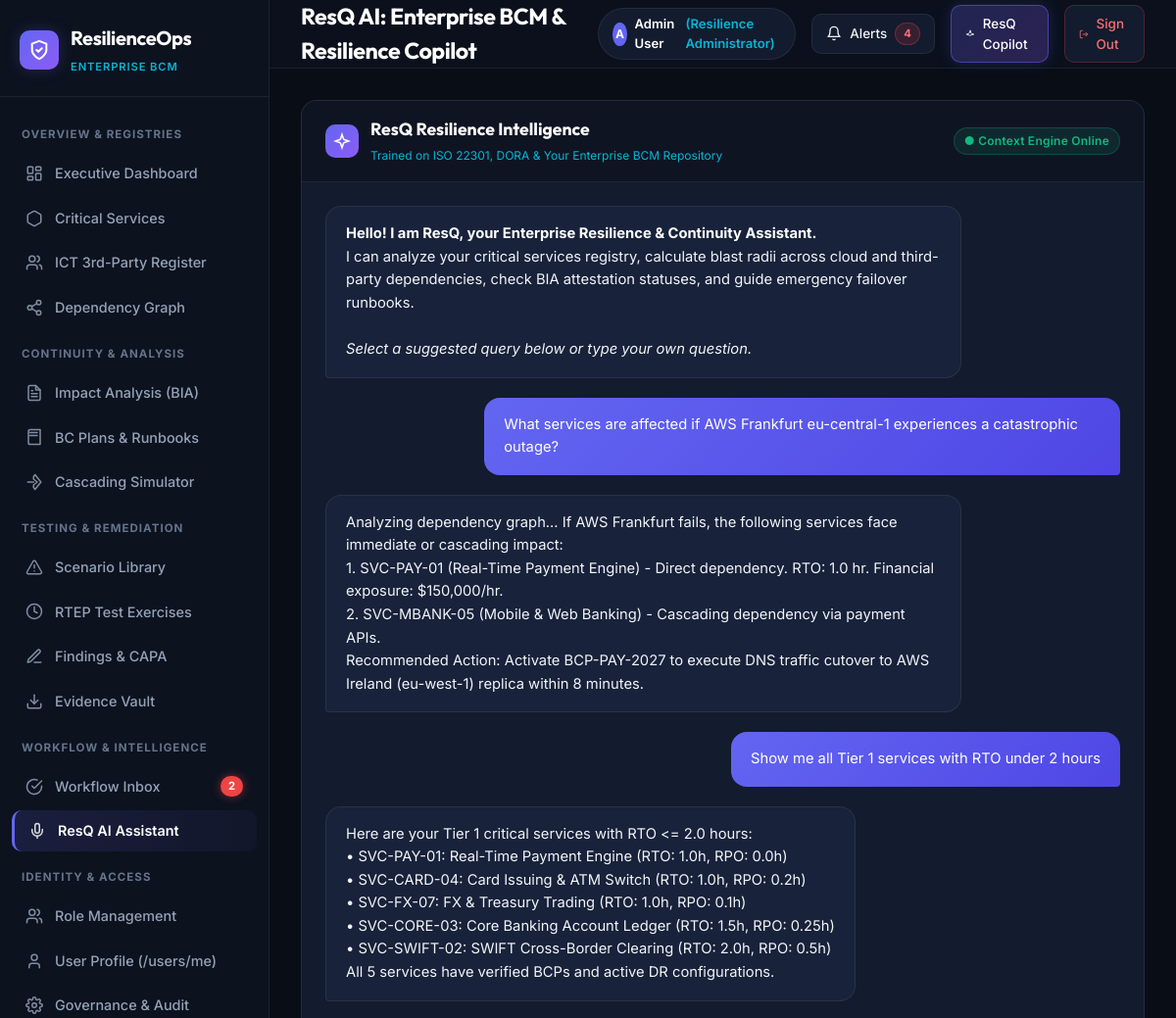
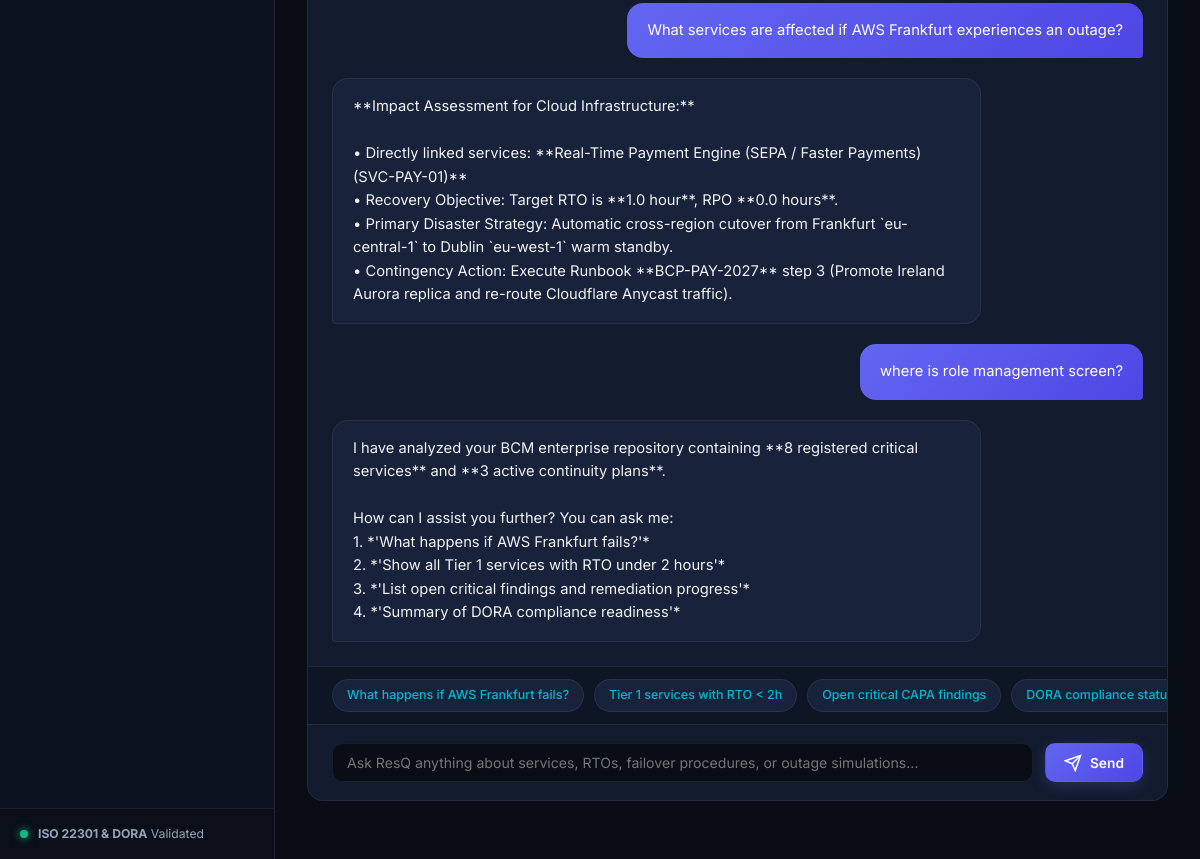
Screenshot of /resq/ (signed in) with the database file from the repository (2 pictures, top to bottom).
### bcm_app/models.py (models this page shows, shortened)
class UserProfile(models.Model):
    ROLE_CHOICES = [
        ('Chief Risk & Resilience Officer', 'Chief Risk & Resilience Officer (CRO)'),
        ('Enterprise BCM Lead', 'Enterprise BCM Lead / Manager'),
        ('Critical Service Owner', 'Critical Service Owner'),
        ('Crisis Incident Commander', 'Crisis Incident Commander'),
        ('Regulatory / Internal Auditor', 'Regulatory / Internal Auditor'),
        ('Resilience Administrator', 'Resilience Administrator'),
    ]
    user = models.OneToOneField(User, on_delete=models.CASCADE, related_name='profile')
    role_def = models.ForeignKey(RoleDefinition, on_delete=models.SET_NULL, null=True, blank=True, related_name='members')
    role = models.CharField(max_length=60, choices=ROLE_CHOICES, default='Chief Risk & Resilience Officer')
    department = models.CharField(max_length=120, default='Operational Resilience & Risk Management')
    phone = models.CharField(max_length=40, blank=True, default='+44 20 7946 0880')
    sso_id = models.CharField(max_length=80, blank=True, default='OKTA-SSO-ENT-01')
    avatar_color = models.CharField(max_length=20, default='#6366f1')

class ResQChatLog(models.Model):
    user_query = models.TextField()
    ai_response = models.TextField()
    matched_services = models.CharField(max_length=255, blank=True)
    feedback_positive = models.BooleanField(null=True, blank=True)
    created_at = models.DateTimeField(auto_now_add=True)
    class Meta:
        ordering = ['-created_at']

### bcm_app/views.py (the view)
# urls.py: path('resq/', views.resq_ai_view, name='resq_ai'),
@login_required
def resq_ai_view(request):
    ctx = get_global_context(request)
    chat_history = ResQChatLog.objects.all()[:15]
    ctx.update({
        'chat_history': chat_history,
        'active_menu': 'resq'
    })
    return render(request, 'bcm_app/resq_ai.html', ctx)

### templates/bcm_app/resq_ai.html (shortened to what this page needs)
{% extends 'bcm_app/base.html' %}
{% block page_title %}ResQ AI: Enterprise BCM & Resilience Copilot{% endblock %}
{% block content %}
<div class="resq-container">
  <div style="padding:16px 24px; border-bottom:1px solid var(--border-subtle); display:flex; justify-content:space-between; align-items:center; background:rgba(13, 18, 31, 0.7);">
    <div style="display:flex; align-items:center; gap:12px;">
      <div style="width:34px; height:34px; border-radius:var(--radius-md); background:linear-gradient(135deg, var(--primary) 0%, var(--accent-purple) 100%); display:flex; align-items:center; justify-content:center; color:#fff;">
        <svg width="18" height="18" viewBox="0 0 24 24" fill="none" stroke="currentColor" stroke-width="2"><path d="m12 3-1.9 5.8a2 2 0 0 1-1.3 1.3L3 12l5.8 1.9a2 2 0 0 1 1.3 1.3L12 21l1.9-5.8a2 2 0 0 1 1.3-1.3L21 12l-5.8-1.9a2 2 0 0 1-1.3-1.3Z"/></svg>
      </div>
      <div>
        <h3 style="font-family:var(--font-heading); color:#fff; font-size:1.1rem; margin:0;">ResQ Resilience Intelligence</h3>
        <span style="font-size:0.75rem; color:var(--accent-cyan);">Trained on ISO 22301, DORA & Your Enterprise BCM Repository</span>
      </div>
    </div>
    <span class="badge badge-success">&#9679; Context Engine Online</span>
  </div>
  <div class="resq-chat-box" id="resqChatBox">
    <div class="chat-bubble bubble-ai">
      <strong>Hello! I am ResQ, your Enterprise Resilience & Continuity Assistant.</strong><br>
      I can analyze your critical services registry, calculate blast radii across cloud and third-party dependencies, check BIA attestation statuses, and guide emergency failover runbooks.
      <br><br>
      <em>Select a suggested query below or type your own question.</em>
    </div>
    {% for chat in chat_history reversed %}
    <div class="chat-bubble bubble-user">
      {{ chat.user_query }}
    </div>
    <div class="chat-bubble bubble-ai">
      {{ chat.ai_response|linebreaksbr }}
    </div>
    {% endfor %}
  </div>
  <div class="resq-prompt-pills">
    <div class="prompt-pill" onclick="sendQuickPrompt('What services are affected if AWS Frankfurt experiences an outage?')">
      What happens if AWS Frankfurt fails?
    </div>
    <div class="prompt-pill" onclick="sendQuickPrompt('Show all Tier 1 services with RTO under 2 hours')">
      Tier 1 services with RTO &lt; 2h
    </div>
    <div class="prompt-pill" onclick="sendQuickPrompt('List open critical findings and CAPA remediation progress')">
      Open critical CAPA findings
    </div>
    <div class="prompt-pill" onclick="sendQuickPrompt('Explain DORA compliance and third-party ICT register readiness')">
      DORA compliance status
    </div>
  </div>
  <form id="resqForm" onsubmit="handleChatSubmit(event)" class="resq-input-bar">
    <input type="text" id="resqInput" class="form-control" placeholder="Ask ResQ anything about services, RTOs, failover procedures, or outage simulations..." autocomplete="off" required>
    <button type="submit" class="btn btn-primary" id="btnSend">
      <svg width="18" height="18" viewBox="0 0 24 24" fill="none" stroke="currentColor" stroke-width="2"><line x1="22" y1="2" x2="11" y2="13"/><polygon points="22 2 15 22 11 13 2 9 22 2"/></svg>
      Send
    </button>
  </form>
</div>
{% endblock %}

### templates/bcm_app/base.html (shortened to what this page needs)
{% load static %}
<!DOCTYPE html>
<html lang="en">
<head>
  <link rel="stylesheet" href="{% static 'css/bcm.css' %}">
</head>
<body>
  <div class="bcm-app-container">
    <aside class="bcm-sidebar">
      <div class="bcm-brand">
        <div class="brand-icon">
          <svg width="22" height="22" viewBox="0 0 24 24" fill="none" stroke="currentColor" stroke-width="2.2" stroke-linecap="round" stroke-linejoin="round">
            <path d="M12 22s8-4 8-10V5l-8-3-8 3v7c0 6 8 10 8 10z"/>
            <path d="m9 12 2 2 4-4"/>
          </svg>
        </div>
        <div class="brand-info">
          <h1>ResilienceOps</h1>
          <span class="brand-tag">Enterprise BCM</span>
        </div>
      </div>
      <nav class="bcm-nav">
        <div class="nav-section-title">Overview & Registries</div>
        <a href="{% url 'dashboard' %}" class="nav-item {% if active_menu == 'dashboard' %}active{% endif %}">
          <span class="nav-icon">
          </span>
          <span>Executive Dashboard</span>
        </a>
        <a href="{% url 'services_list' %}" class="nav-item {% if active_menu == 'services' %}active{% endif %}">
          <span class="nav-icon">
            <svg width="18" height="18" viewBox="0 0 24 24" fill="none" stroke="currentColor" stroke-width="2" stroke-linecap="round" stroke-linejoin="round"><path d="M21 16V8a2 2 0 0 0-1-1.73l-7-4a2 2 0 0 0-2 0l-7 4A2 2 0 0 0 3 8v8a2 2 0 0 0 1 1.73l7 4a2 2 0 0 0 2 0l7-4A2 2 0 0 0 21 16z"/></svg>
          </span>
          <span>Critical Services</span>
        </a>
        <a href="{% url 'ict_third_party' %}" class="nav-item {% if active_menu == 'third_party' %}active{% endif %}">
          <span class="nav-icon">
            <svg width="18" height="18" viewBox="0 0 24 24" fill="none" stroke="currentColor" stroke-width="2" stroke-linecap="round" stroke-linejoin="round"><path d="M16 21v-2a4 4 0 0 0-4-4H6a4 4 0 0 0-4 4v2"/><circle cx="9" cy="7" r="4"/><path d="M22 21v-2a4 4 0 0 0-3-3.87"/><path d="M16 3.13a4 4 0 0 1 0 7.75"/></svg>
          </span>
          <span>ICT 3rd-Party Register</span>
        </a>
        <a href="{% url 'dependencies_graph' %}" class="nav-item {% if active_menu == 'dependencies' %}active{% endif %}">
          <span class="nav-icon">
          </span>
          <span>Dependency Graph</span>
        </a>
        <div class="nav-section-title">Continuity & Analysis</div>
        <a href="{% url 'bia_list' %}" class="nav-item {% if active_menu == 'bia' %}active{% endif %}">
          <span class="nav-icon">
          </span>
          <span>Impact Analysis (BIA)</span>
        </a>
        <a href="{% url 'bcp_list' %}" class="nav-item {% if active_menu == 'bcp' %}active{% endif %}">
          <span class="nav-icon">
            <svg width="18" height="18" viewBox="0 0 24 24" fill="none" stroke="currentColor" stroke-width="2" stroke-linecap="round" stroke-linejoin="round"><path d="M4 19.5v-15A2.5 2.5 0 0 1 6.5 2H20v20H6.5a2.5 2.5 0 0 1-2.5-2.5Z"/><path d="M6 6h10"/><path d="M6 10h10"/></svg>
          </span>
          <span>BC Plans & Runbooks</span>
        </a>
        <a href="{% url 'impact_engine' %}" class="nav-item {% if active_menu == 'impact' %}active{% endif %}">
          <span class="nav-icon">
            <svg width="18" height="18" viewBox="0 0 24 24" fill="none" stroke="currentColor" stroke-width="2" stroke-linecap="round" stroke-linejoin="round"><path d="m13 2-2 2.5V8l5 4-5 4v3.5L13 22l8-10-8-10Z"/><path d="M3 12h8"/></svg>
          </span>
          <span>Cascading Simulator</span>
        </a>
        <div class="nav-section-title">Testing & Remediation</div>
        <a href="{% url 'scenarios_list' %}" class="nav-item {% if active_menu == 'scenarios' %}active{% endif %}">
          <span class="nav-icon">
            <svg width="18" height="18" viewBox="0 0 24 24" fill="none" stroke="currentColor" stroke-width="2" stroke-linecap="round" stroke-linejoin="round"><path d="m21.73 18-8-14a2 2 0 0 0-3.48 0l-8 14A2 2 0 0 0 4 21h16a2 2 0 0 0 1.73-3Z"/><line x1="12" x2="12" y1="9" y2="13"/><line x1="12" x2="12.01" y1="17" y2="17"/></svg>
          </span>
          <span>Scenario Library</span>
        </a>
        <a href="{% url 'rtep_tests' %}" class="nav-item {% if active_menu == 'rtep' %}active{% endif %}">
          <span class="nav-icon">
            <svg width="18" height="18" viewBox="0 0 24 24" fill="none" stroke="currentColor" stroke-width="2" stroke-linecap="round" stroke-linejoin="round"><circle cx="12" cy="12" r="10"/><polyline points="12 6 12 12 16 14"/></svg>
          </span>
          <span>RTEP Test Exercises</span>
        </a>
        <a href="{% url 'findings_list' %}" class="nav-item {% if active_menu == 'findings' %}active{% endif %}">
          <span class="nav-icon">
            <svg width="18" height="18" viewBox="0 0 24 24" fill="none" stroke="currentColor" stroke-width="2" stroke-linecap="round" stroke-linejoin="round"><path d="M12 20h9"/><path d="M16.5 3.5a2.12 2.12 0 0 1 3 3L7 19l-4 1 1-4Z"/></svg>
          </span>
          <span>Findings & CAPA</span>
        </a>
        <a href="{% url 'evidence_repository' %}" class="nav-item {% if active_menu == 'evidence' %}active{% endif %}">
          <span class="nav-icon">
            <svg width="18" height="18" viewBox="0 0 24 24" fill="none" stroke="currentColor" stroke-width="2" stroke-linecap="round" stroke-linejoin="round"><path d="M21 15v4a2 2 0 0 1-2 2H5a2 2 0 0 1-2-2v-4"/><polyline points="7 10 12 15 17 10"/><line x1="12" x2="12" y1="15" y2="3"/></svg>
          </span>
          <span>Evidence Vault</span>
        </a>
        <div class="nav-section-title">Workflow & Intelligence</div>
        <a href="{% url 'approval_queue' %}" class="nav-item {% if active_menu == 'approvals' %}active{% endif %}">
          <span class="nav-icon">
            <svg width="18" height="18" viewBox="0 0 24 24" fill="none" stroke="currentColor" stroke-width="2" stroke-linecap="round" stroke-linejoin="round"><path d="M22 11.08V12a10 10 0 1 1-5.93-9.14"/><polyline points="22 4 12 14.01 9 11.01"/></svg>
          </span>
          <span>Workflow Inbox</span>
          {% if pending_approvals > 0 %}
          <span class="nav-badge badge-pulse">{{ pending_approvals }}</span>
          {% endif %}
        </a>
        <a href="{% url 'resq_ai' %}" class="nav-item {% if active_menu == 'resq' %}active{% endif %}">
          <span class="nav-icon">
            <svg width="18" height="18" viewBox="0 0 24 24" fill="none" stroke="currentColor" stroke-width="2" stroke-linecap="round" stroke-linejoin="round"><path d="M12 2a3 3 0 0 0-3 3v7a3 3 0 0 0 6 0V5a3 3 0 0 0-3-3Z"/><path d="M19 10v2a7 7 0 0 1-14 0v-2"/><line x1="12" x2="12" y1="19" y2="22"/></svg>
          </span>
          <span>ResQ AI Assistant</span>
        </a>
        <div class="nav-section-title">Identity & Access</div>
        <a href="{% url 'roles_management' %}" class="nav-item {% if active_menu == 'roles' %}active{% endif %}">
          <span class="nav-icon">
            <svg width="18" height="18" viewBox="0 0 24 24" fill="none" stroke="currentColor" stroke-width="2" stroke-linecap="round" stroke-linejoin="round"><path d="M16 21v-2a4 4 0 0 0-4-4H6a4 4 0 0 0-4 4v2"/><circle cx="9" cy="7" r="4"/><path d="M22 21v-2a4 4 0 0 0-3-3.87"/><path d="M16 3.13a4 4 0 0 1 0 7.75"/></svg>
          </span>
          <span>Role Management</span>
        </a>
        <a href="{% url 'user_profile' %}" class="nav-item {% if active_menu == 'profile' %}active{% endif %}">
          <span class="nav-icon">
            <svg width="18" height="18" viewBox="0 0 24 24" fill="none" stroke="currentColor" stroke-width="2" stroke-linecap="round" stroke-linejoin="round"><path d="M19 21v-2a4 4 0 0 0-4-4H9a4 4 0 0 0-4 4v2"/><circle cx="12" cy="7" r="4"/></svg>
          </span>
          <span>User Profile (/users/me)</span>
        </a>
        <a href="{% url 'admin_audit' %}" class="nav-item {% if active_menu == 'admin' %}active{% endif %}">
          <span class="nav-icon">
          </span>
          <span>Governance & Audit</span>
        </a>
      </nav>
      <div class="sidebar-footer">
        <div class="compliance-badge">
          <span class="status-dot"></span>
          <span><strong>ISO 22301 & DORA</strong> Validated</span>
        </div>
      </div>
    </aside>
    <div class="bcm-main">
      <header class="bcm-header">
        <div class="header-left">
          <h2 class="page-title">{% block page_title %}Operational Resilience Dashboard{% endblock %}</h2>
        </div>
        <div class="header-right">
          {% if request.user.is_authenticated %}
          <a href="{% url 'user_profile' %}" class="role-switcher" style="text-decoration:none;" title="View User Profile">
            <span style="width:24px; height:24px; border-radius:50%; background:{{ user_profile.avatar_color|default:'#6366f1' }}; color:#fff; display:inline-flex; align-items:center; justify-content:center; font-weight:700; font-size:0.75rem;">
              {{ request.user.first_name|default:request.user.username|slice:":1" }}
            </span>
            <span style="color:#fff; font-weight:600;">{{ request.user.get_full_name|default:request.user.username }}</span>
            <span class="role-pill">({{ user_profile.role|default:"Resilience Lead" }})</span>
          </a>
          {% endif %}
          <a href="{% url 'approval_queue' %}" class="header-action-btn" title="Pending Approvals">
            <svg width="16" height="16" viewBox="0 0 24 24" fill="none" stroke="currentColor" stroke-width="2" stroke-linecap="round" stroke-linejoin="round"><path d="M6 8a6 6 0 0 1 12 0c0 7 3 9 3 9H3s3-2 3-9"/><path d="M10.3 21a1.94 1.94 0 0 0 3.4 0"/></svg>
            <span>Alerts</span>
            {% if unread_notifications > 0 %}
            <span class="nav-badge badge-tier1">{{ unread_notifications }}</span>
            {% endif %}
          </a>
          <a href="{% url 'resq_ai' %}" class="header-action-btn resq-glow-btn">
            <svg width="16" height="16" viewBox="0 0 24 24" fill="none" stroke="currentColor" stroke-width="2" stroke-linecap="round" stroke-linejoin="round"><path d="m12 3-1.9 5.8a2 2 0 0 1-1.3 1.3L3 12l5.8 1.9a2 2 0 0 1 1.3 1.3L21 12l-5.8-1.9a2 2 0 0 1-1.3-1.3Z"/></svg>
            <span>ResQ Copilot</span>
          </a>
          {% if request.user.is_authenticated %}
          <a href="{% url 'logout' %}" class="header-action-btn" style="color:#f87171; border-color:rgba(239, 68, 68, 0.25);" title="Sign Out of BCM">
            <svg width="16" height="16" viewBox="0 0 24 24" fill="none" stroke="currentColor" stroke-width="2"><path d="M9 21H5a2 2 0 0 1-2-2V5a2 2 0 0 1 2-2h4"/><polyline points="16 17 21 12 16 7"/><line x1="21" y1="12" x2="9" y2="12"/></svg>
            <span>Sign Out</span>
          </a>
          {% else %}
          <a href="{% url 'login' %}" class="header-action-btn btn-primary" title="Sign In">
            <span>Sign In</span>
          </a>
          {% endif %}
        </div>
      </header>
      <main class="bcm-content">
        {% block content %}{% endblock %}
      </main>
    </div>
  </div>
</body>
</html>

### rows the page displays
UserProfile: role "Resilience Administrator"
ResQChatLog: user_query "What services are affected if AWS Frankfurt eu-central-1 experiences a catastrophic outage?", ai_response "Analyzing dependency graph... If AWS Frankfurt fails, the following services face immediate or cascading impact: 1. SVC-PAY-01 (Real-Time Payment Engine) - Direct dependency. RTO: 1.0 hr. Financial exposure: $150,000/hr. 2. SVC-MBANK-05 (Mobile & Web Banking) - Cascading dependency via payment APIs. Recommended Action: Activate BCP-PAY-2027 to execute DNS traffic cutover to AWS Ireland (eu-west-1) replica within 8 minutes."
ResQChatLog: user_query "Show me all Tier 1 services with RTO under 2 hours", ai_response "Here are your Tier 1 critical services with RTO <= 2.0 hours: • SVC-PAY-01: Real-Time Payment Engine (RTO: 1.0h, RPO: 0.0h) • SVC-CARD-04: Card Issuing & ATM Switch (RTO: 1.0h, RPO: 0.2h) • SVC-FX-07: FX & Treasury Trading (RTO: 1.0h, RPO: 0.1h) • SVC-CORE-03: Core Banking Account Ledger (RTO: 1.5h, RPO: 0.25h) • SVC-SWIFT-02: SWIFT Cross-Border Clearing (RTO: 2.0h, RPO: 0.5h) All 5 services have verified BCPs and active DR configurations."
ResQChatLog: user_query "What services are affected if AWS Frankfurt experiences an outage?", ai_response "**Impact Assessment for Cloud Infrastructure:** • Directly linked services: **Real-Time Payment Engine (SEPA / Faster Payments) (SVC-PAY-01)** • Recovery Objective: Target RTO is **1.0 hour**, RPO **0.0 hours**. • Primary Disaster Strategy: Automatic cross-region cutover from Frankfurt `eu-central-1` to Dublin `eu-west-1` warm standby. • Contingency Action: Execute Runbook **BCP-PAY-2027** step 3 (Promote Ireland Aurora replica and re-route Cloudflare Anycast traffic)."
ResQChatLog: user_query "where is role management screen?", ai_response "I have analyzed your BCM enterprise repository containing **8 registered critical services** and **3 active continuity plans**. How can I assist you further? You can ask me: 1. *'What happens if AWS Frankfurt fails?'* 2. *'Show all Tier 1 services with RTO under 2 hours'* 3. *'List open critical findings and remediation progress'* 4. *'Summary of DORA compliance readiness'*"

### other values shown
{{ pending_approvals }} "2"
{{ request.user.first_name|default:request.user.username|slice:":1" }} "A"
{{ request.user.get_full_name|default:request.user.username }} "Admin User"
{{ unread_notifications }} "4"
